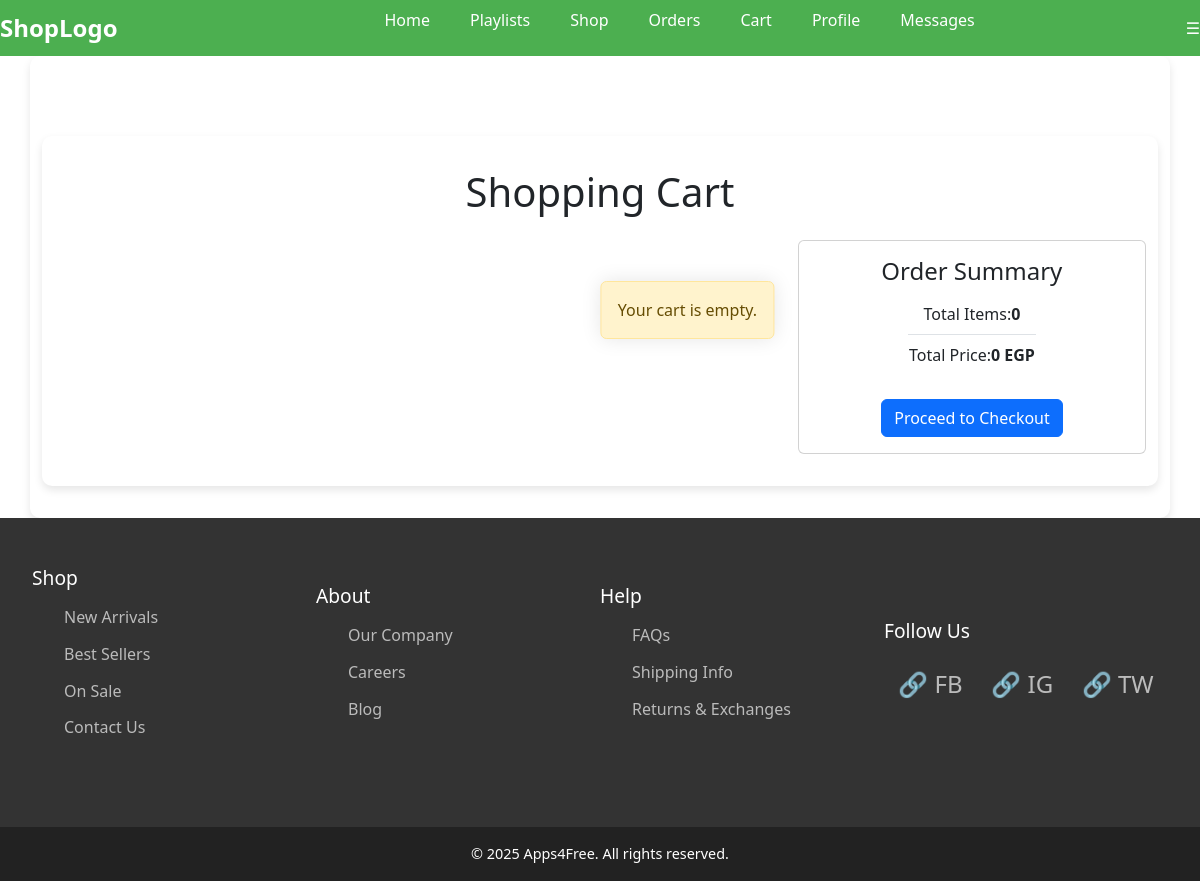
/cart/ (signed in), run on an earlier commit of the app's database.
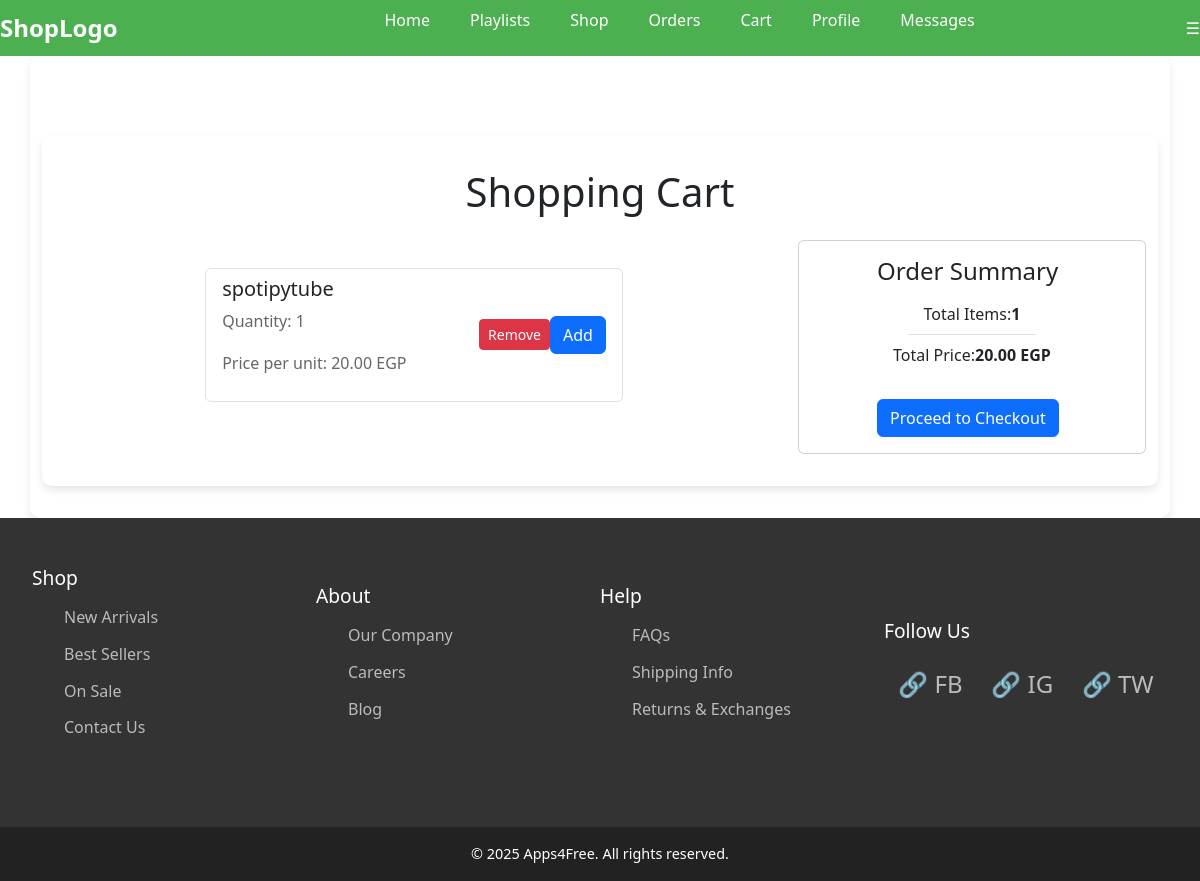
And on a later commit of the database.
### cart/models.py (models this page shows, shortened)
class CartItem(models.Model):
    cart = models.ForeignKey(Cart, on_delete=models.CASCADE, related_name='items')
    product = models.ForeignKey(Product, on_delete=models.CASCADE)
    quantity = models.PositiveIntegerField(default=0)
    @property
    def subtotal(self):
        return self.quantity * self.product.price

### product/models.py (models this page shows, shortened)
class Product(models.Model):
    name = models.CharField(max_length=30, default='Product_Name')
    description = models.TextField(default='My_description', null=True, blank=True)
    price = models.DecimalField(max_digits=7, decimal_places=2, default=20.00)  # Increased max_digits for flexibility
    activation_period = models.DurationField(default=timedelta(hours=2))  # Duration field to store time
    image = models.ImageField(upload_to='Photos/%y/%m/%d', default='Photos/24/09/17/images.png')
    download_file = models.FileField(upload_to='Downloads/%y/%m/%d', default=f'Downloads/24/09/17/file{id}.exe')
    download_file_version = models.CharField(max_length=10, default='1.0.0')
    active = models.BooleanField(default=True)
    category = models.ForeignKey(Category, on_delete=models.PROTECT, null=True, blank=True)
    class Meta:
        verbose_name = 'Product'
        ordering = ['name']

### cart/views.py (the view)
# urls.py: path('', views.cart_view, name='Cart'),
@login_required
def cart_view(request):
    try:
        cart, created = Cart.objects.get_or_create(user=request.user)
        items = cart.items.all()
        total_price = sum(item.subtotal for item in items)
        context = {
            'items': items,
            'total_price': total_price,
            'item_count': items.count(),
            'cart_created': created,
        }
    except Exception as e:
        logger.error(f"Error retrieving cart: {e}")
        messages.error(request, "An error occurred while retrieving your cart. Please try again later.")
        context = {'items': [], 'total_price': 0, 'item_count': 0}
    return render(request, 'cart/cart.html', context)

### app/templatetags/custom_filters.py (called while the page is built)
@register.filter
def multiply(value, arg):
    try:
        return float(value) * float(arg)
    except (ValueError, TypeError):
        return 0

### cart/templates/cart/cart.html (shortened to what this page needs)
{% extends 'base.html' %}
{% load static %}
{% load custom_filters %}
{% block content %}
<div class="container mt-5">
    <h1 class="mb-4 text-center">Shopping Cart</h1>
    <div class="row">
        <div class="col-lg-8">
            {% if items %}
            <ul class="list-group mb-4">
                {% for item in items %}
                    <li class="list-group-item d-flex justify-content-between align-items-center">
                        <div>
                            <h5>{{ item.product.name }}</h5>
                            <p>Quantity: {{ item.quantity }}</p>
                            <p>Price per unit: {{ item.product.price|floatformat:2 }} EGP</p>
                        </div>
                        <span class="badge badge-primary badge-pill">{{ item.quantity|multiply:item.product.price|floatformat:2 }} EGP</span>
                        <a href="{% url 'DecrementItem' item.id %}" class="btn btn-danger btn-sm">Remove</a>
                        <a href="{% url 'IncrementItem' item.id %}" class="btn btn-primary">Add</a>
                    </li>
                {% endfor %}
            </ul>
            {% else %}
            <div class="alert alert-warning text-center">
                Your cart is empty.
            </div>
            {% endif %}
        </div>
        <div class="col-lg-4">
            <div class="card">
                <div class="card-body">
                    <h4 class="card-title">Order Summary</h4>
                    <ul class="list-group list-group-flush">
                        <li class="list-group-item d-flex justify-content-between">
                            <span>Total Items:</span>
                            <strong>{{ items|length }}</strong>
                        </li>
                        <li class="list-group-item d-flex justify-content-between">
                            <span>Total Price:</span>
                            <strong>
                                {{ total_price }} EGP
                            </strong>
                        </li>
                    </ul>
                    <a href="{% url 'Checkout' %}" class="btn btn-primary btn-block mt-4">Proceed to Checkout</a>
                </div>
            </div>
        </div>
    </div>
</div>
{% endblock %}

What changed in the data, as far as the page shows it:
added CartItem: product.name "spotipytube", quantity "1", product.price "20.00"
Also different on the page:
{{ items|length }}: "0" → "1"
{{ total_price }}: "0" → "20.00"
text no longer shown: "Your cart is empty."
